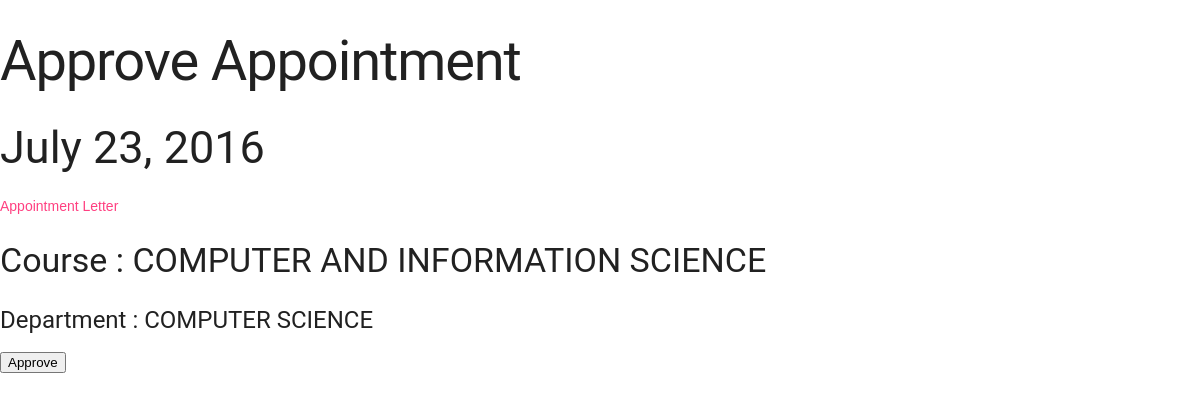
Screenshot of /approve_appointment/moderator/ (signed in) with the database file from the repository.
### User/models.py (models this page shows, shortened)
class Appointment(models.Model):
    status_choices = (('accepted', 'Accepted'), ('rejected', 'Rejected'), ('pending', 'Pending'))
    role_choices = (('paper_setter', 'Paper Setter'), ('moderator', 'Moderator'), ('examiner', 'Examiner'),
                    ('scrutinizer', 'Scrutinizer'), ('head_examiner', 'Head Examiner'),)
    user = models.ForeignKey(UserStaff, unique=True)
    appointment_username = models.CharField(max_length=255)
    role = models.CharField(max_length=30, choices=role_choices)
    date_sent = models.DateField(default=timezone.now())
    appoimtment_termination_date = models.DateField()
    status = models.CharField(max_length=20, choices=status_choices, default="pending")
    appointment_file = models.FileField()
    year_of_appointment = models.IntegerField(default=2016)
    class Meta:
        unique_together = (('appointment_username', 'year_of_appointment'),)

class Course(models.Model):
    course_choice = (('commerce', 'M.Com'), ('business', 'M.Bm'), ('doctorate', 'Ph.D'),
                     ('education', 'M.Ed'), ('post-doctoral', 'M.Phil'), ('science', 'M.Sc'),
                     ('tech', 'M.Tech'),)
    name = models.CharField(max_length=255, unique=True)
    department = models.ForeignKey(Department, on_delete=models.CASCADE)
    course = models.CharField("Award", max_length=255, choices=course_choice)
    name_new = models.CharField(max_length=255)
    challan_created = models.BooleanField(default=False)

class Department(models.Model):
    group_choices = (('ag', 'Agriculture'), ('arts', 'Arts'), ('commerce', 'Commerce'),
                     ('education', 'Education, Journalism & Library Science'), ('engg', 'Engineering & Technology'),
                     ('arts', 'Fine Arts, Music and Home Science'), ('Law', 'Law'))
    location_choices = (
        ('rb', 'Rajabazar'), ('sl', 'Saltlake'), ('h', 'Hazra'), ('cs', 'College Street'), ('b', 'Ballygunje'))
    location = models.CharField(max_length=255, choices=location_choices)
    department_name = models.CharField(max_length=255, unique=True)
    group = models.CharField(max_length=100, choices=group_choices, default='engg')
    dept_name = models.CharField(max_length=255)

### User/views.py (the view, shortened to what this page needs)
# urls.py: url(r'^approve_appointment/(?P<role>[\w.@\-]+)/$', views.approve_appointment, name='approve_appointment'),
@login_required(login_url='user:login')
def approve_appointment(request, role):
    if request.method == 'GET':
        appointment = request.user.userstaff.appointment_set.get(user=request.user.userstaff)
        if role == status.paper_setter:
            subject = request.user.userstaff.papersetter_set.get(setter=request.user.userstaff).subject
            return render(request, 'User/approve_appointment.html', {"appointment": appointment, "subject": subject,
                                                                     "role": role})
        elif role == status.moderator:
            course = request.user.userstaff.moderator_set.get(user=request.user.userstaff).course
            return render(request, 'User/approve_appointment.html', {"appointment": appointment, "course": course,
                                                                     "role": role})

### User/templates/User/approve_appointment.html (shortened to what this page needs)
{% extends 'User/base-head.html' %}
{% load staticfiles %}
{% block body %}
    <h1>Approve Appointment</h1>
    <h2>{{ appointment.date_sent }}</h2>
    <a href="{{ appointment.appointment_file.url }}" target="_blank">Appointment Letter</a>
    {% if role == 'paper_setter' %}
        <h3>Course : {{ subject.course }}</h3>
        <h5>Subject : {{ subject.name_new }}</h5>
        <h5>Semester : {{ subject.semester }}</h5>
    {% elif role == 'moderator' %}
        <h3>Course : {{ course.name_new }}</h3>
        <h4>Department : {{ course.department.dept_name }}</h4>
    {% endif %}
    <form method="post" action="">
        <button type="submit">Approve</button>
    </form>
{% endblock %}

### User/static/User/css/controller-profile.css (style rules this page uses)
body { background-color: #fff; padding: 0; margin: 0; }

### User/static/User/css/profile_style.css (style rules this page uses)
a { text-decoration: none; }

### rows the page displays
Appointment: date_sent "July 23, 2016"
Course: name_new "COMPUTER AND INFORMATION SCIENCE", department.dept_name "COMPUTER SCIENCE"
